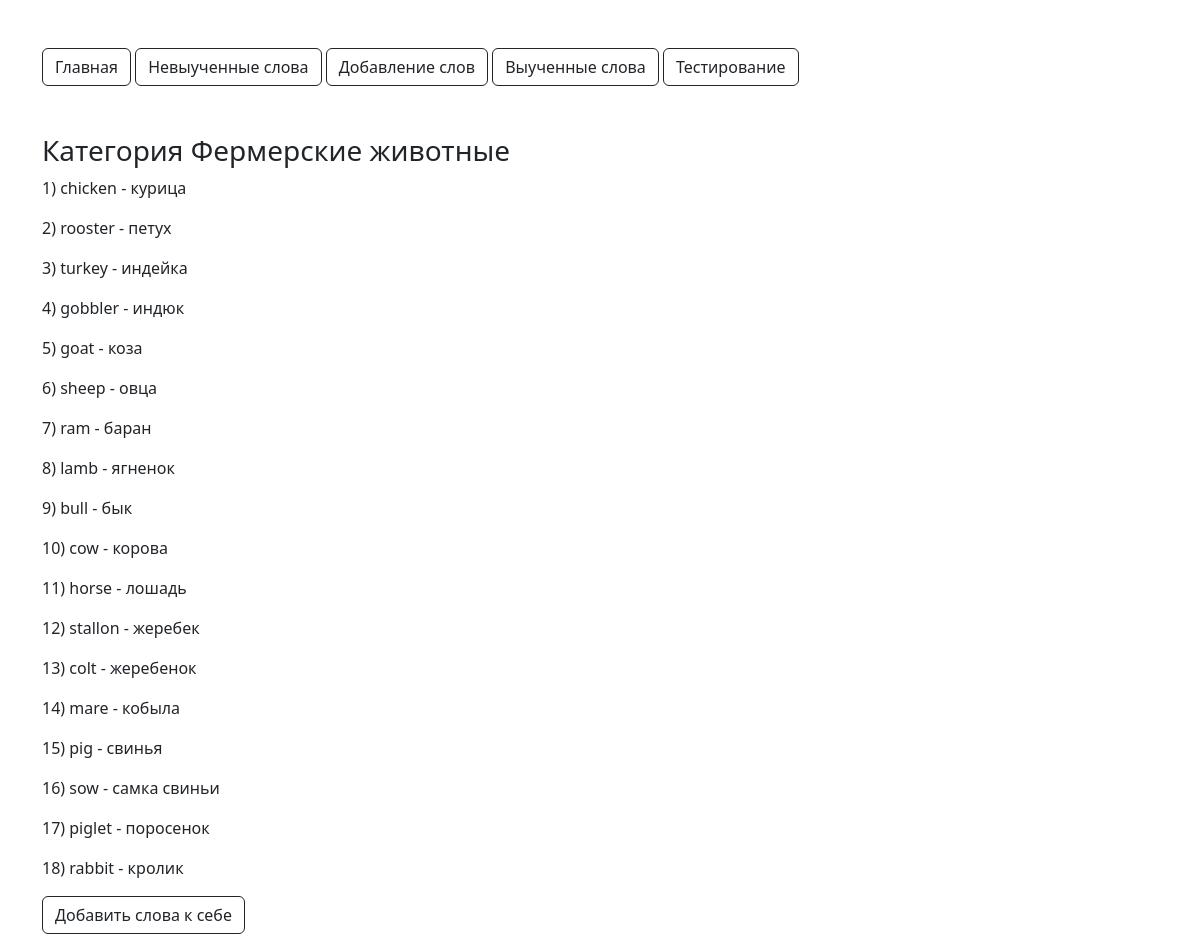
Page /pages/category.php?category=Фермерские животные on the committed database.
### tables this page shows
CREATE TABLE `categories_words` (
  `id` int NOT NULL,
  `category` varchar(40) NOT NULL,
  `word` text NOT NULL,
  `translate` text NOT NULL
);

### pages/category.php (the view, shortened to what this page needs)
<!doctype html>
<html lang="en">
<head>
</head>
<body>
    <?php
        require_once "../components/header.php";
    $category = $_GET['category'];
    $words = mysqli_fetch_all(mysqli_query($connect, "SELECT * FROM `categories_words` WHERE `category` = '$category'")); ?>
    <h3><?="Категория " . $category?></h3>
    <?php
       for ($i = 0; $i < count($words); $i++) { ?>
           <p><?= $i + 1 . ") " . $words[$i][2] . " -  " . $words[$i][3]?></p>
       <?php
       }
    ?>
    <form id="add-category-form">
        <button type="submit" class="btn btn-outline-dark mt-2, mb-2">Добавить слова к себе</button>
    </form>
</body>
</html>

### rows in the picture
categories_words: word "chicken", translate "курица"
categories_words: word "rooster", translate "петух"
categories_words: word "turkey", translate "индейка"
categories_words: word "gobbler", translate "индюк"
categories_words: word "goat", translate "коза"
categories_words: word "sheep", translate "овца"
categories_words: word "ram", translate "баран"
categories_words: word "lamb", translate "ягненок"
categories_words: word "bull", translate "бык"
categories_words: word "cow", translate "корова"
categories_words: word "horse", translate "лошадь"
categories_words: word "stallon", translate "жеребек"
categories_words: word "colt", translate "жеребенок"
categories_words: word "mare", translate "кобыла"
categories_words: word "pig", translate "свинья"
categories_words: word "sow", translate "самка свиньи"
categories_words: word "piglet", translate "поросенок"
categories_words: word "rabbit", translate "кролик"

### other values in the picture
$category "Фермерские животные"
